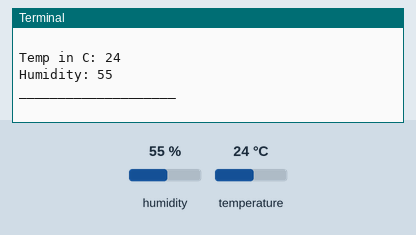
This program was run on a simulated Raspberry Pi (BCM pin numbers). Parts: the last lines printed to the terminal. Inputs (shaded band) come from the test bench; at power-on: humidity 55 %, temperature 24 °C.

Above: at 1.2 s.
1.3 s: humidity set to 22 %
At 3.2 s:
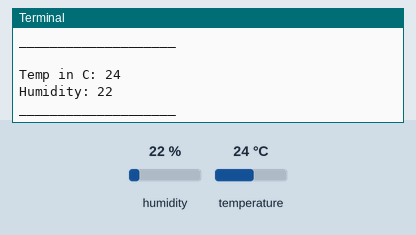
4.3 s: temperature set to 12 °C
At 5.5 s:
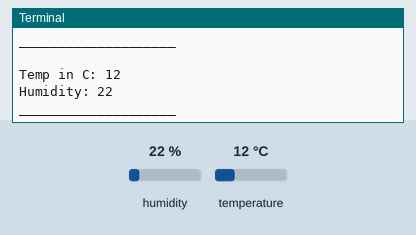
7.3 s: humidity set to 40 %
At 10.4 s:
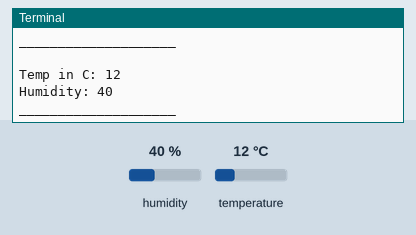
Timing chart, 0 to 11.9 s (numbered marks = the images above; inputs shaded):
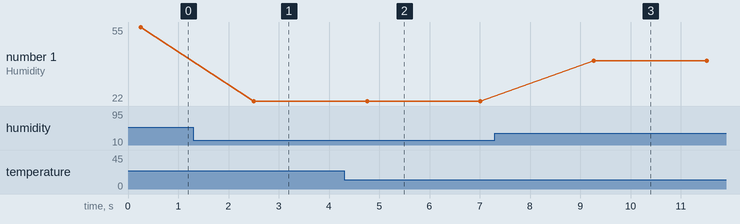

The program:

temp1.py
```python
import adafruit_dht
import board
import time

sensor = adafruit_dht.DHT11(board.D26)

while True:
    temp_c = sensor.temperature
    humidity = sensor.humidity
    if humidity is not None and temp_c is not None:
        print(f'\nTemp in C: {temp_c}\nHumidity: {humidity}\n____________________')
    else:
        print("Sensor failure. Check wiring.")
    time.sleep(2)
```

Measured:
- after the input at 1.3 s, the terminal: prints a new line after 1.2 s (image 1)
- after the input at 4.3 s, the terminal: prints a new line after 0.46 s (image 2)
- after the input at 7.3 s, the terminal: prints a new line after 2.0 s (image 3)
- plotted number 1: 55 → 22 after the input at 1.3 s, 22 → 40 after the input at 7.3 s
